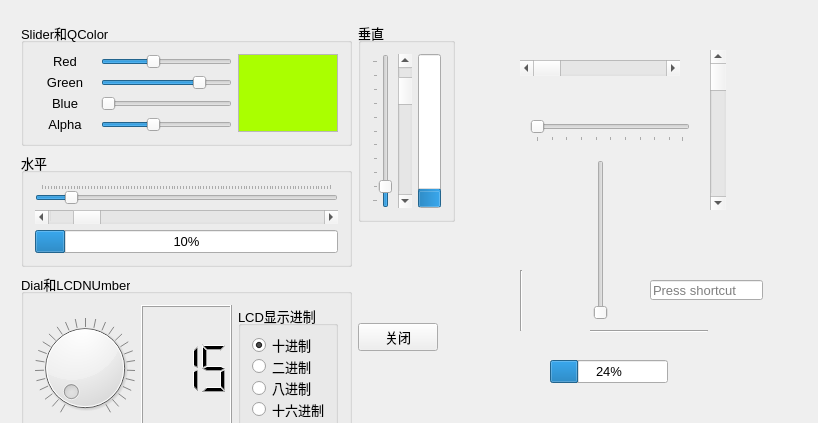
<?xml version="1.0" encoding="UTF-8"?>
<ui version="4.0">
 <class>Widget</class>
 <widget class="QWidget" name="Widget">
  <property name="geometry">
   <rect>
    <x>0</x>
    <y>0</y>
    <width>818</width>
    <height>423</height>
   </rect>
  </property>
  <property name="font">
   <font>
    <pointsize>10</pointsize>
   </font>
  </property>
  <property name="windowTitle">
   <string>数值输入和显示Misc</string>
  </property>
  <widget class="QWidget" name="layoutWidget">
   <property name="geometry">
    <rect>
     <x>10</x>
     <y>11</y>
     <width>456</width>
     <height>445</height>
    </rect>
   </property>
   <layout class="QHBoxLayout" name="horizontalLayout">
    <item>
     <layout class="QVBoxLayout" name="verticalLayout_2">
      <item>
       <widget class="QGroupBox" name="groupBox_2">
        <property name="title">
         <string>Slider和QColor</string>
        </property>
        <layout class="QGridLayout" name="gridLayout_2">
         <item row="1" column="1">
          <widget class="QSlider" name="SliderGreen">
           <property name="maximum">
            <number>255</number>
           </property>
           <property name="value">
            <number>200</number>
           </property>
           <property name="orientation">
            <enum>Qt::Horizontal</enum>
           </property>
          </widget>
         </item>
         <item row="2" column="1">
          <widget class="QSlider" name="SliderBlue">
           <property name="maximum">
            <number>255</number>
           </property>
           <property name="orientation">
            <enum>Qt::Horizontal</enum>
           </property>
          </widget>
         </item>
         <item row="0" column="0">
          <widget class="QLabel" name="label">
           <property name="minimumSize">
            <size>
             <width>60</width>
             <height>0</height>
            </size>
           </property>
           <property name="text">
            <string>Red</string>
           </property>
           <property name="alignment">
            <set>Qt::AlignCenter</set>
           </property>
          </widget>
         </item>
         <item row="1" column="0">
          <widget class="QLabel" name="label_2">
           <property name="text">
            <string>Green</string>
           </property>
           <property name="alignment">
            <set>Qt::AlignCenter</set>
           </property>
          </widget>
         </item>
         <item row="2" column="0">
          <widget class="QLabel" name="label_3">
           <property name="text">
            <string>Blue</string>
           </property>
           <property name="alignment">
            <set>Qt::AlignCenter</set>
           </property>
          </widget>
         </item>
         <item row="0" column="1">
          <widget class="QSlider" name="SliderRed">
           <property name="maximum">
            <number>255</number>
           </property>
           <property name="value">
            <number>100</number>
           </property>
           <property name="orientation">
            <enum>Qt::Horizontal</enum>
           </property>
           <property name="invertedAppearance">
            <bool>false</bool>
           </property>
           <property name="invertedControls">
            <bool>false</bool>
           </property>
           <property name="tickPosition">
            <enum>QSlider::NoTicks</enum>
           </property>
           <property name="tickInterval">
            <number>0</number>
           </property>
          </widget>
         </item>
         <item row="3" column="1">
          <widget class="QSlider" name="SliderAlpha">
           <property name="maximum">
            <number>255</number>
           </property>
           <property name="value">
            <number>100</number>
           </property>
           <property name="orientation">
            <enum>Qt::Horizontal</enum>
           </property>
          </widget>
         </item>
         <item row="3" column="0">
          <widget class="QLabel" name="label_4">
           <property name="text">
            <string>Alpha</string>
           </property>
           <property name="alignment">
            <set>Qt::AlignCenter</set>
           </property>
          </widget>
         </item>
         <item row="0" column="3" rowspan="4">
          <widget class="QTextEdit" name="textEdit">
           <property name="maximumSize">
            <size>
             <width>100</width>
             <height>16777215</height>
            </size>
           </property>
           <property name="palette">
            <palette>
             <active>
              <colorrole role="Base">
               <brush brushstyle="SolidPattern">
                <color alpha="255">
                 <red>170</red>
                 <green>255</green>
                 <blue>0</blue>
                </color>
               </brush>
              </colorrole>
             </active>
             <inactive>
              <colorrole role="Base">
               <brush brushstyle="SolidPattern">
                <color alpha="255">
                 <red>170</red>
                 <green>255</green>
                 <blue>0</blue>
                </color>
               </brush>
              </colorrole>
             </inactive>
             <disabled>
              <colorrole role="Base">
               <brush brushstyle="SolidPattern">
                <color alpha="255">
                 <red>240</red>
                 <green>240</green>
                 <blue>240</blue>
                </color>
               </brush>
              </colorrole>
             </disabled>
            </palette>
           </property>
          </widget>
         </item>
        </layout>
       </widget>
      </item>
      <item>
       <widget class="QGroupBox" name="groupBox">
        <property name="title">
         <string>水平</string>
        </property>
        <layout class="QVBoxLayout" name="verticalLayout">
         <item>
          <widget class="QSlider" name="SliderH">
           <property name="maximum">
            <number>100</number>
           </property>
           <property name="value">
            <number>10</number>
           </property>
           <property name="orientation">
            <enum>Qt::Horizontal</enum>
           </property>
           <property name="invertedAppearance">
            <bool>false</bool>
           </property>
           <property name="invertedControls">
            <bool>true</bool>
           </property>
           <property name="tickPosition">
            <enum>QSlider::TicksAbove</enum>
           </property>
           <property name="tickInterval">
            <number>0</number>
           </property>
          </widget>
         </item>
         <item>
          <widget class="QScrollBar" name="ScrollBarH">
           <property name="maximum">
            <number>100</number>
           </property>
           <property name="value">
            <number>10</number>
           </property>
           <property name="sliderPosition">
            <number>10</number>
           </property>
           <property name="orientation">
            <enum>Qt::Horizontal</enum>
           </property>
          </widget>
         </item>
         <item>
          <widget class="QProgressBar" name="progBarH">
           <property name="value">
            <number>10</number>
           </property>
           <property name="textVisible">
            <bool>true</bool>
           </property>
           <property name="orientation">
            <enum>Qt::Horizontal</enum>
           </property>
           <property name="textDirection">
            <enum>QProgressBar::TopToBottom</enum>
           </property>
           <property name="format">
            <string>%p%</string>
           </property>
          </widget>
         </item>
        </layout>
       </widget>
      </item>
      <item>
       <widget class="QGroupBox" name="groupBox_4">
        <property name="title">
         <string>Dial和LCDNUmber</string>
        </property>
        <layout class="QHBoxLayout" name="horizontalLayout_2">
         <item>
          <widget class="QDial" name="dial">
           <property name="maximum">
            <number>255</number>
           </property>
           <property name="sliderPosition">
            <number>0</number>
           </property>
           <property name="tracking">
            <bool>true</bool>
           </property>
           <property name="orientation">
            <enum>Qt::Horizontal</enum>
           </property>
           <property name="wrapping">
            <bool>false</bool>
           </property>
           <property name="notchTarget">
            <double>10.000000000000000</double>
           </property>
           <property name="notchesVisible">
            <bool>true</bool>
           </property>
          </widget>
         </item>
         <item>
          <widget class="QLCDNumber" name="LCDDisplay">
           <property name="smallDecimalPoint">
            <bool>false</bool>
           </property>
           <property name="digitCount">
            <number>3</number>
           </property>
           <property name="mode">
            <enum>QLCDNumber::Dec</enum>
           </property>
           <property name="segmentStyle">
            <enum>QLCDNumber::Filled</enum>
           </property>
           <property name="value" stdset="0">
            <double>15.000000000000000</double>
           </property>
           <property name="intValue" stdset="0">
            <number>15</number>
           </property>
          </widget>
         </item>
         <item>
          <widget class="QGroupBox" name="groupBox_5">
           <property name="maximumSize">
            <size>
             <width>100</width>
             <height>16777215</height>
            </size>
           </property>
           <property name="title">
            <string>LCD显示进制</string>
           </property>
           <layout class="QVBoxLayout" name="verticalLayout_5">
            <item>
             <widget class="QRadioButton" name="radioBtnDec">
              <property name="text">
               <string>十进制</string>
              </property>
              <property name="checked">
               <bool>true</bool>
              </property>
             </widget>
            </item>
            <item>
             <widget class="QRadioButton" name="radioBtnBin">
              <property name="text">
               <string>二进制</string>
              </property>
             </widget>
            </item>
            <item>
             <widget class="QRadioButton" name="radioBtnOct">
              <property name="text">
               <string>八进制</string>
              </property>
             </widget>
            </item>
            <item>
             <widget class="QRadioButton" name="radioBtnHex">
              <property name="text">
               <string>十六进制</string>
              </property>
             </widget>
            </item>
           </layout>
          </widget>
         </item>
        </layout>
       </widget>
      </item>
     </layout>
    </item>
    <item>
     <layout class="QGridLayout" name="gridLayout">
      <item row="0" column="0">
       <widget class="QGroupBox" name="groupBox_3">
        <property name="minimumSize">
         <size>
          <width>0</width>
          <height>200</height>
         </size>
        </property>
        <property name="title">
         <string>垂直</string>
        </property>
        <layout class="QHBoxLayout" name="horizontalLayout_3">
         <item>
          <widget class="QSlider" name="SliderV">
           <property name="maximum">
            <number>100</number>
           </property>
           <property name="value">
            <number>10</number>
           </property>
           <property name="orientation">
            <enum>Qt::Vertical</enum>
           </property>
           <property name="tickPosition">
            <enum>QSlider::TicksAbove</enum>
           </property>
          </widget>
         </item>
         <item>
          <widget class="QScrollBar" name="ScrollBarV">
           <property name="maximum">
            <number>100</number>
           </property>
           <property name="sliderPosition">
            <number>10</number>
           </property>
           <property name="orientation">
            <enum>Qt::Vertical</enum>
           </property>
          </widget>
         </item>
         <item>
          <widget class="QProgressBar" name="progBarV">
           <property name="value">
            <number>10</number>
           </property>
           <property name="alignment">
            <set>Qt::AlignLeading|Qt::AlignLeft|Qt::AlignTop</set>
           </property>
           <property name="textVisible">
            <bool>false</bool>
           </property>
           <property name="orientation">
            <enum>Qt::Vertical</enum>
           </property>
           <property name="invertedAppearance">
            <bool>false</bool>
           </property>
           <property name="textDirection">
            <enum>QProgressBar::BottomToTop</enum>
           </property>
          </widget>
         </item>
        </layout>
       </widget>
      </item>
      <item row="1" column="0">
       <spacer name="verticalSpacer">
        <property name="orientation">
         <enum>Qt::Vertical</enum>
        </property>
        <property name="sizeHint" stdset="0">
         <size>
          <width>20</width>
          <height>40</height>
         </size>
        </property>
       </spacer>
      </item>
      <item row="2" column="0">
       <widget class="QPushButton" name="btnClose">
        <property name="maximumSize">
         <size>
          <width>80</width>
          <height>16777215</height>
         </size>
        </property>
        <property name="text">
         <string>关闭</string>
        </property>
        <property name="icon">
         <iconset>
          <normalon>:/icons/images/exit.bmp</normalon>
         </iconset>
        </property>
       </widget>
      </item>
      <item row="3" column="0">
       <spacer name="verticalSpacer_2">
        <property name="orientation">
         <enum>Qt::Vertical</enum>
        </property>
        <property name="sizeHint" stdset="0">
         <size>
          <width>20</width>
          <height>40</height>
         </size>
        </property>
       </spacer>
      </item>
     </layout>
    </item>
   </layout>
  </widget>
  <widget class="QScrollBar" name="horizontalScrollBar">
   <property name="geometry">
    <rect>
     <x>520</x>
     <y>60</y>
     <width>160</width>
     <height>16</height>
    </rect>
   </property>
   <property name="orientation">
    <enum>Qt::Horizontal</enum>
   </property>
  </widget>
  <widget class="QScrollBar" name="verticalScrollBar">
   <property name="geometry">
    <rect>
     <x>710</x>
     <y>50</y>
     <width>16</width>
     <height>160</height>
    </rect>
   </property>
   <property name="orientation">
    <enum>Qt::Vertical</enum>
   </property>
  </widget>
  <widget class="QSlider" name="horizontalSlider">
   <property name="geometry">
    <rect>
     <x>530</x>
     <y>120</y>
     <width>160</width>
     <height>22</height>
    </rect>
   </property>
   <property name="orientation">
    <enum>Qt::Horizontal</enum>
   </property>
   <property name="tickPosition">
    <enum>QSlider::TicksBelow</enum>
   </property>
  </widget>
  <widget class="QSlider" name="verticalSlider">
   <property name="geometry">
    <rect>
     <x>590</x>
     <y>160</y>
     <width>22</width>
     <height>160</height>
    </rect>
   </property>
   <property name="orientation">
    <enum>Qt::Vertical</enum>
   </property>
  </widget>
  <widget class="QKeySequenceEdit" name="keySequenceEdit">
   <property name="geometry">
    <rect>
     <x>650</x>
     <y>280</y>
     <width>113</width>
     <height>20</height>
    </rect>
   </property>
  </widget>
  <widget class="QProgressBar" name="progressBar">
   <property name="geometry">
    <rect>
     <x>550</x>
     <y>360</y>
     <width>118</width>
     <height>23</height>
    </rect>
   </property>
   <property name="value">
    <number>24</number>
   </property>
  </widget>
  <widget class="Line" name="line">
   <property name="geometry">
    <rect>
     <x>590</x>
     <y>330</y>
     <width>118</width>
     <height>3</height>
    </rect>
   </property>
   <property name="orientation">
    <enum>Qt::Horizontal</enum>
   </property>
  </widget>
  <widget class="Line" name="line_2">
   <property name="geometry">
    <rect>
     <x>520</x>
     <y>270</y>
     <width>3</width>
     <height>61</height>
    </rect>
   </property>
   <property name="orientation">
    <enum>Qt::Vertical</enum>
   </property>
  </widget>
 </widget>
 <layoutdefault spacing="6" margin="11"/>
 <resources/>
 <connections>
  <connection>
   <sender>btnClose</sender>
   <signal>clicked()</signal>
   <receiver>Widget</receiver>
   <slot>close()</slot>
   <hints>
    <hint type="sourcelabel">
     <x>319</x>
     <y>285</y>
    </hint>
    <hint type="destinationlabel">
     <x>183</x>
     <y>177</y>
    </hint>
   </hints>
  </connection>
 </connections>
</ui>
